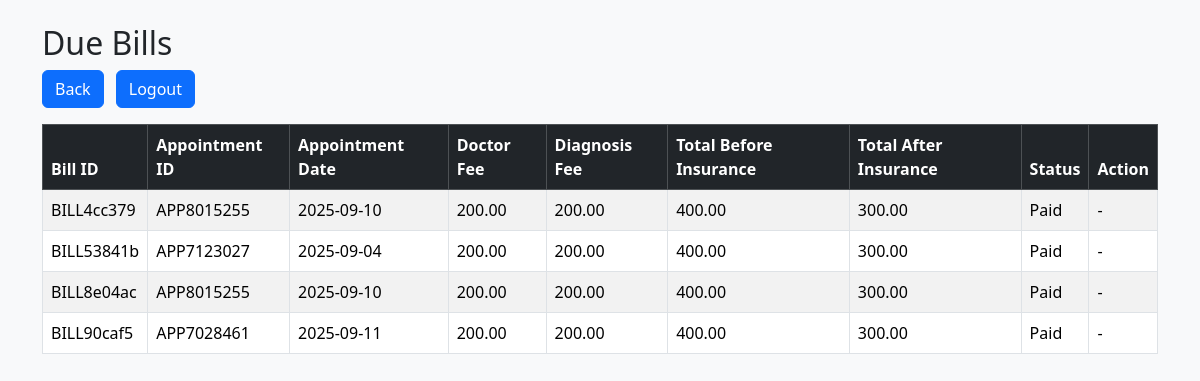
The page /HospitalDBMS/due_bill.php (signed in) on the database its author committed.
### tables this page shows
CREATE TABLE `bill` (
  `Bill_ID` char(10) NOT NULL,
  `Status` varchar(50) NOT NULL,
  `App_ID` char(10) NOT NULL
);

CREATE TABLE `appointment` (
  `App_ID` char(10) NOT NULL,
  `Time` time NOT NULL,
  `Date` date NOT NULL,
  `Status` varchar(20) NOT NULL DEFAULT 'Upcoming',
  `Doctor_ID` char(10) NOT NULL,
  `Patient_ID` char(10) NOT NULL
);

### HospitalDBMS/due_bill.php (the view, shortened to what this page needs)
<?php
include "dbconnect.php";
$pid = $_SESSION['pid'];
$conn->begin_transaction();
try {
    $sql = "SELECT b.Bill_ID, b.Status, a.App_ID, a.Date, p.HasInsurance, d.PID as DoctorID
            FROM bill b
            JOIN appointment a ON b.App_ID = a.App_ID
            JOIN doctor d ON a.Doctor_ID = d.PID
            JOIN patient p ON a.Patient_ID = p.PID
            WHERE a.Patient_ID = ?
            GROUP BY b.Bill_ID";
    $stmt = $conn->prepare($sql);
    $stmt->bind_param("s", $pid);
    $stmt->execute();
    $bills = $stmt->get_result();
    $bill_data = [];
    while ($row = $bills->fetch_assoc()) {
        $app_id = $row['App_ID'];
        $hasInsurance = $row['HasInsurance'];
        $stmt = $conn->prepare("SELECT COUNT(*) as degree_count FROM doctordegree WHERE PID=?");
        $stmt->bind_param("s", $row['DoctorID']);
        $stmt->execute();
        $doctor_fee = $stmt->get_result()->fetch_assoc()['degree_count'] * 200;
        $stmt = $conn->prepare("SELECT COUNT(*) as diag_count FROM app_diag WHERE App_ID=?");
        $stmt->bind_param("s", $app_id);
        $stmt->execute();
        $diag_count = $stmt->get_result()->fetch_assoc()['diag_count'];
        $diagnosis_fee = $diag_count * 100;
        $total_before_insurance = $doctor_fee + $diagnosis_fee;
        $total_after_insurance = $hasInsurance ? $total_before_insurance * 0.75 : null;
        $row['DoctorFee'] = $doctor_fee;
        $row['DiagnosisFee'] = $diagnosis_fee;
        $row['TotalBeforeInsurance'] = $total_before_insurance;
        $row['TotalAfterInsurance'] = $total_after_insurance;
        $bill_data[] = $row;
    }
    $conn->commit();
} catch (Exception $e) {
    $conn->rollback();
    die("Failed to fetch bills: " . $e->getMessage());
}
?>
<!DOCTYPE html>
<html>
<head>
    <link href="https://cdn.jsdelivr.net/npm/bootstrap@5.3.2/dist/css/bootstrap.min.css" rel="stylesheet">
</head>
<body class="bg-light p-4">
<div class="container">
    <h2>Due Bills</h2>
    <div class="mb-3">
        <a href="patient.php" class="btn btn-primary me-2">Back</a>
        <a href="logout.php" class="btn btn-primary">Logout</a>
    </div>
    <table class="table table-bordered table-striped">
        <thead class="table-dark">
            <tr>
                <th>Bill ID</th>
                <th>Appointment ID</th>
                <th>Appointment Date</th>
                <th>Doctor Fee</th>
                <th>Diagnosis Fee</th>
                <th>Total Before Insurance</th>
                <th>Total After Insurance</th>
                <th>Status</th>
                <th>Action</th>
            </tr>
        </thead>
        <tbody>
        <?php foreach ($bill_data as $bill): ?>
            <tr>
                <td><?php echo $bill['Bill_ID']; ?></td>
                <td><?php echo $bill['App_ID']; ?></td>
                <td><?php echo $bill['Date']; ?></td>
                <td><?php echo number_format($bill['DoctorFee'], 2); ?></td>
                <td><?php echo number_format($bill['DiagnosisFee'], 2); ?></td>
                <td><?php echo number_format($bill['TotalBeforeInsurance'], 2); ?></td>
                <td>
                    <?php
                        echo $bill['TotalAfterInsurance'] !== null
                             ? number_format($bill['TotalAfterInsurance'], 2)
                             : "N/A";
                    ?>
                </td>
                <td><?php echo $bill['Status']; ?></td>
                <td>
                    <?php if (strtolower($bill['Status']) == 'unpaid'): ?>
                        <form method="POST" style="margin:0;">
                            <input type="hidden" name="bill_id" value="<?php echo $bill['Bill_ID']; ?>">
                            <button class="btn btn-primary btn-sm" type="submit" name="pay_bill">Pay Bill</button>
                        </form>
                    <?php else: ?>
                        -
                    <?php endif; ?>
                </td>
            </tr>
        <?php endforeach; ?>
        </tbody>
    </table>
</div>
</body>
</html>

### rows shown on the page
bill: Bill_ID "BILL4cc379", App_ID.App_ID "APP8015255", App_ID.Date "2025-09-10", DoctorFee "200.00", DiagnosisFee "200.00", TotalBeforeInsurance "400.00", TotalAfterInsurance "300.00", Status "Paid"
bill: Bill_ID "BILL53841b", App_ID.App_ID "APP7123027", App_ID.Date "2025-09-04", DoctorFee "200.00", DiagnosisFee "200.00", TotalBeforeInsurance "400.00", TotalAfterInsurance "300.00", Status "Paid"
bill: Bill_ID "BILL8e04ac", App_ID.App_ID "APP8015255", App_ID.Date "2025-09-10", DoctorFee "200.00", DiagnosisFee "200.00", TotalBeforeInsurance "400.00", TotalAfterInsurance "300.00", Status "Paid"
bill: Bill_ID "BILL90caf5", App_ID.App_ID "APP7028461", App_ID.Date "2025-09-11", DoctorFee "200.00", DiagnosisFee "200.00", TotalBeforeInsurance "400.00", TotalAfterInsurance "300.00", Status "Paid"
